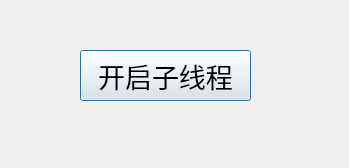
<?xml version="1.0" encoding="UTF-8"?>
<ui version="4.0">
 <class>ThreadDialog</class>
 <widget class="QDialog" name="ThreadDialog">
  <property name="geometry">
   <rect>
    <x>0</x>
    <y>0</y>
    <width>349</width>
    <height>168</height>
   </rect>
  </property>
  <property name="windowTitle">
   <string>ThreadDialog</string>
  </property>
  <widget class="QPushButton" name="pushButton">
   <property name="geometry">
    <rect>
     <x>80</x>
     <y>50</y>
     <width>171</width>
     <height>51</height>
    </rect>
   </property>
   <property name="font">
    <font>
     <pointsize>20</pointsize>
    </font>
   </property>
   <property name="text">
    <string>开启子线程</string>
   </property>
  </widget>
 </widget>
 <layoutdefault spacing="6" margin="11"/>
 <resources/>
 <connections/>
</ui>
